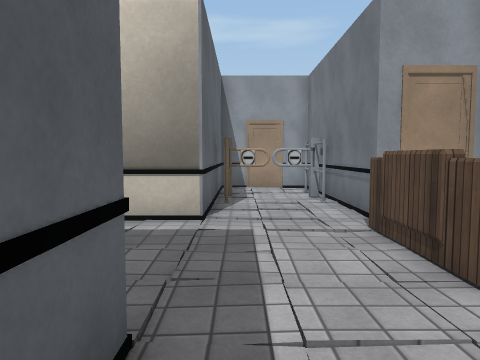
view 1 (above)

12 first-person views from a walk through a scene from a Unity 3-D project. The camera is 1.2 m above the floor, tilts 4° down and sees 70° across. The floor is counted in squares, 1 m on a side. Each view is taken from the middle of a square. On the plan, view 1 faces up. The plan holds only what a view shows up to about 14 squares ahead; the rest is blank. The place goes on beyond the plan. Some surface patterns are stand-ins.

view 2
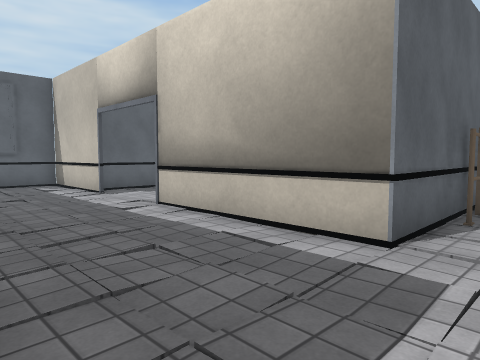

view 3
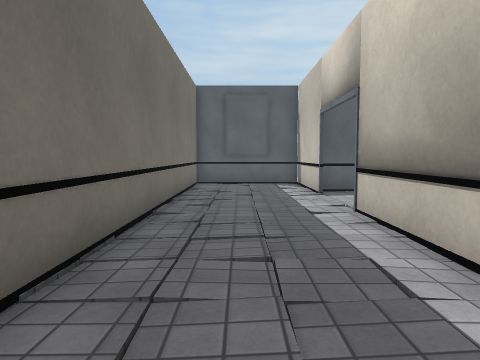

view 4
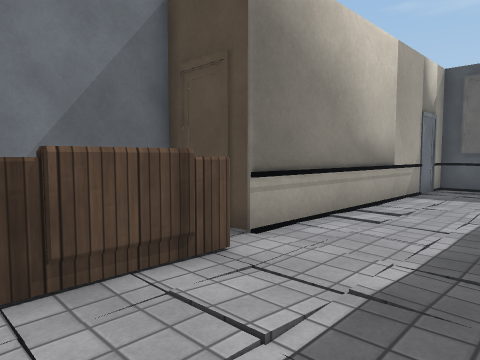

view 5
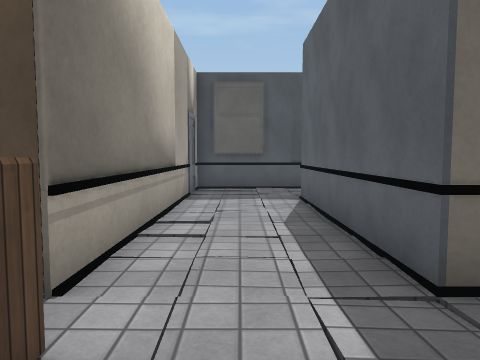

view 6
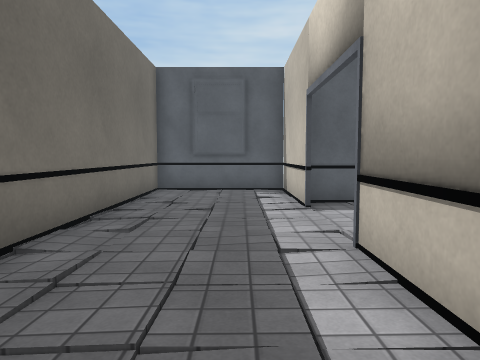

view 7
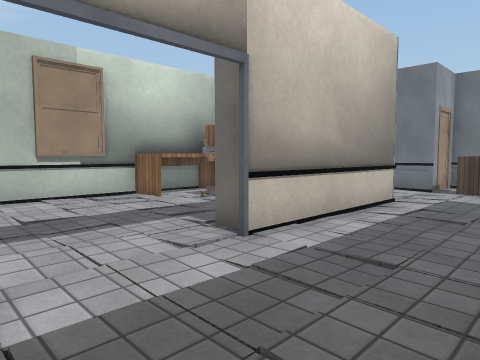

view 8
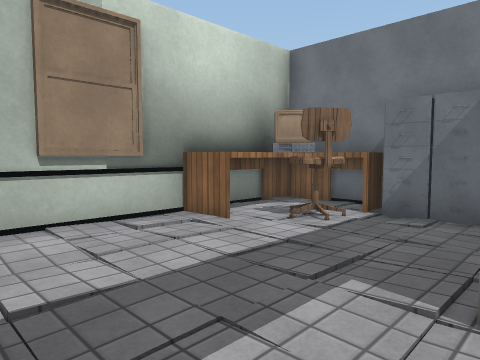

view 9
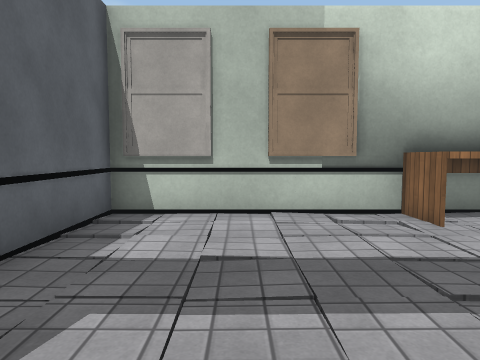

view 10
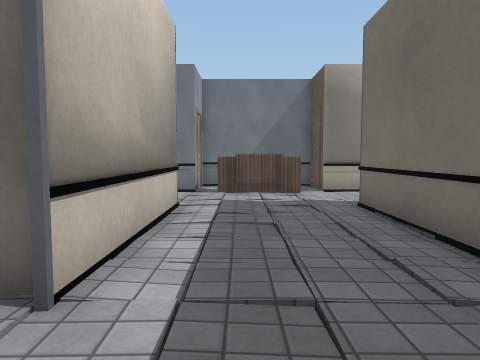

view 11
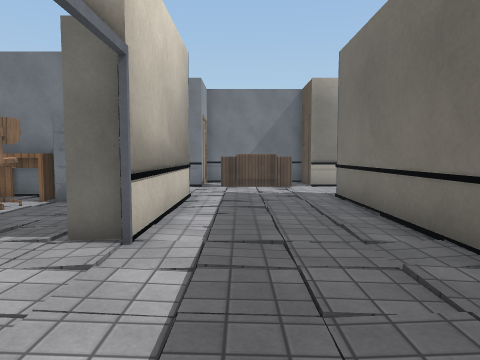

view 12
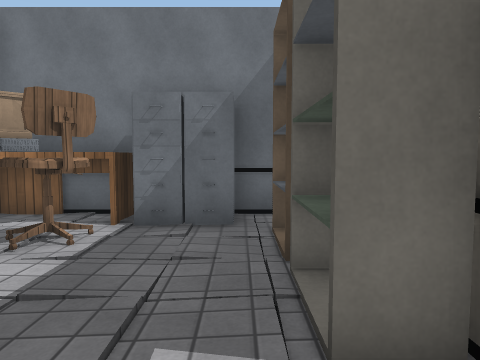

### Floor plan
Key: @ floor where view 1 was taken; # wall or solid block; . floor; / step, stairs or slope; = window, fence, low wall or low ledge; E desk; O other object.
Columns run from 14 left of view 1 to 5 right of it. Each row starts with its distance up from view 1.
 13    #######OO###
 12    #....//OO##
 11    #....//OOOO
 10    #....../O#####
  9    #......//###.#
  8    #........##.. #
  7 #####...###### . ###
  6 #.=....#...==...E .#
  5 #........./.....E  #
  4 #..........//...E  #
  3 #......./////...E  #
  2 ####O#########...###
  1              #...#
  0              #@..#
 -1              #...#
 -2              #...#
 -3              #...#
 -4              #...#
 -5              #...#
 -6              ....#
 -7                  #

Positions as (right, up) in squares from view 1, and headings:
1: (0, 0), facing up
2: (1, 2), facing up-left
3: (1, 4), facing left
4: (-1, 6), facing down-right
5: (1, 5), facing down
6: (-2, 5), facing left
7: (-10, 3), facing up-right
8: (-9, 7), facing up-right
9: (-8, 6), facing up
10: (-9, 5), facing right
11: (-11, 5), facing right
12: (-8, 8), facing right
